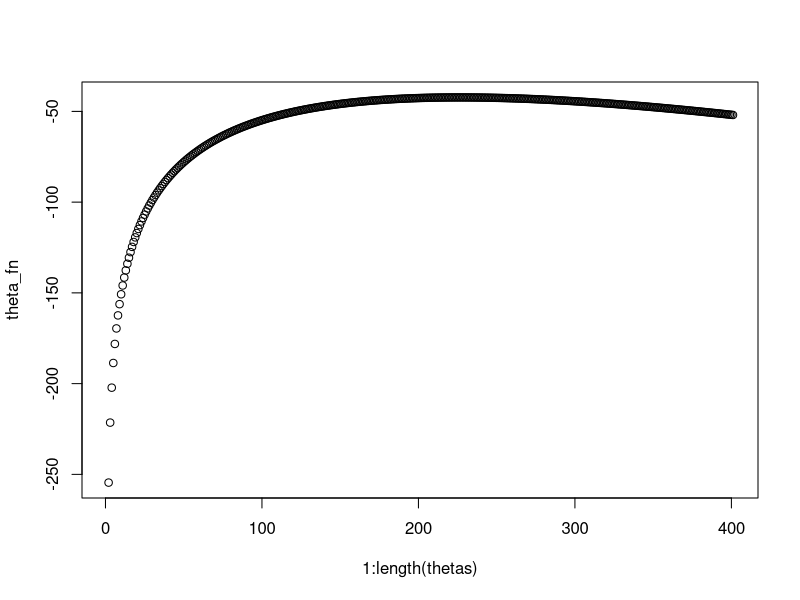
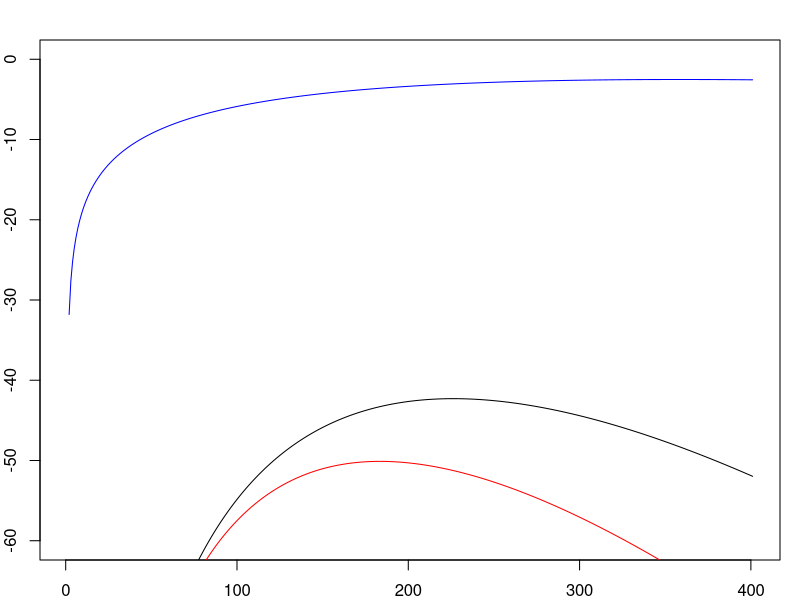
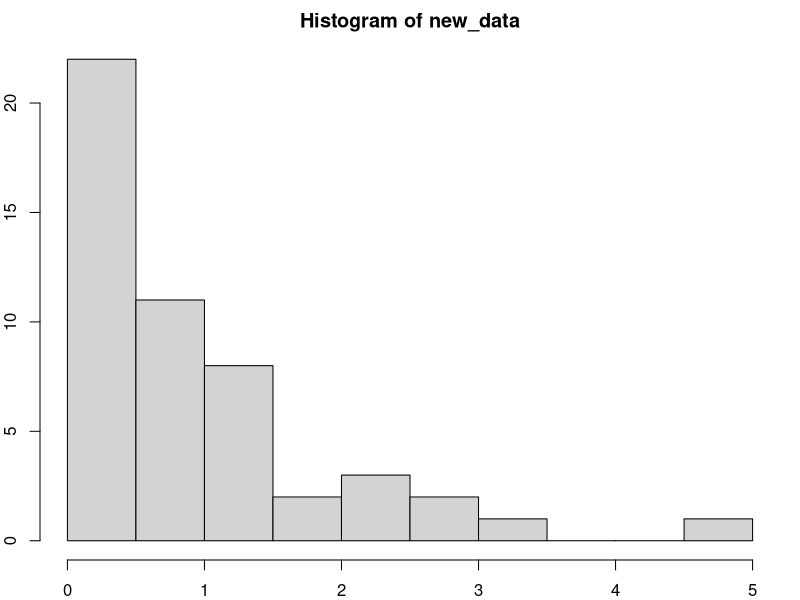
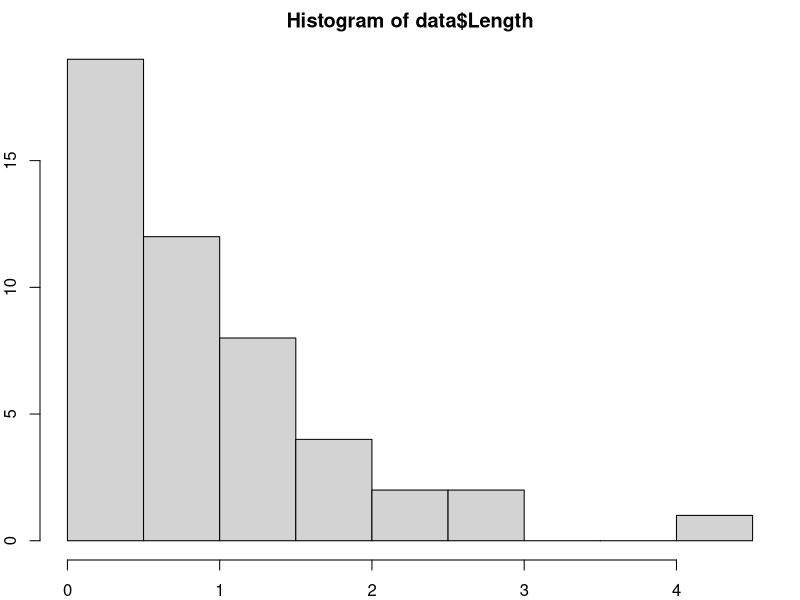

These figures' R source, in order:
# 2.1
# Set working directory
setwd("~/courses/tdde01") 
# Read data
data = read.csv("machines.csv")
 
n=dim(data)[1]
set.seed(12345)
id=sample(1:n, floor(n*0.5))
train=data[id,]
test=data[-id,]

# 2.2 Exponential distribution
# PxTheta
pxt = function(x, theta){
    # Prod returns product of all arguments
    return (log(prod(theta*exp(-theta*x))))
}
thetas = seq(from=0, to=2, by=0.005)
theta_fn = sapply(thetas, function(theta) pxt(data$Length, theta))
#par(mar=c(1,1,1,1))
plot(1:length(thetas), theta_fn, xlabel="X", ylabel="Y", type="p")
theta_max = thetas[which.max(theta_fn)]
cat("Max theta value: ")
cat(theta_max)
cat("\n\n")

# 2.3
short_data = data$Length[1:6]
short_theta_fn = sapply(thetas, function(theta) pxt(short_data, theta))
par(mar=c(2,2,2,1))
plot(1:length(thetas), theta_fn, xlabel="X", ylabel="Y", type="l", ylim=c(-60, 0))
lines(1:length(thetas), short_theta_fn, col="blue")
short_theta_max = thetas[which.max(short_theta_fn)]
cat("Max theta value of short dataset: ")
cat(short_theta_max)
cat("\n\n")

# 2.4
pt = function(theta){
   return (10*exp(-10*theta))
}
pxt = function(x, theta) {
    return (prod(theta*exp(-theta*x)))
}
l = function(x, theta){
    return (log(pxt(x, theta)*pt(theta)))
}
theta_fn = sapply(thetas, function(theta) l(data$Length, theta))
l_max = thetas[which.max(theta_fn)]
lines(1:length(thetas), theta_fn, col="red")
cat("Max theta value: ")
cat(l_max)
cat("\n\n")

# 2.5
new_data = rexp(50, theta_max)
hist(new_data)
hist(data$Length)
